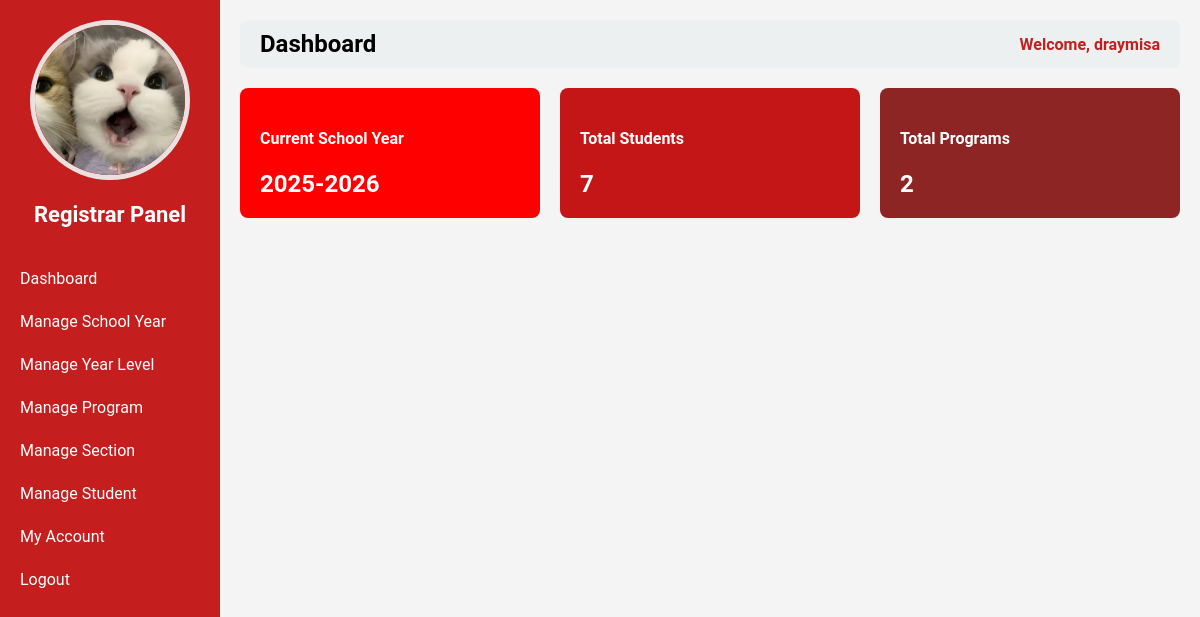
/registrar.php (signed in), run on an earlier commit of the app's database.
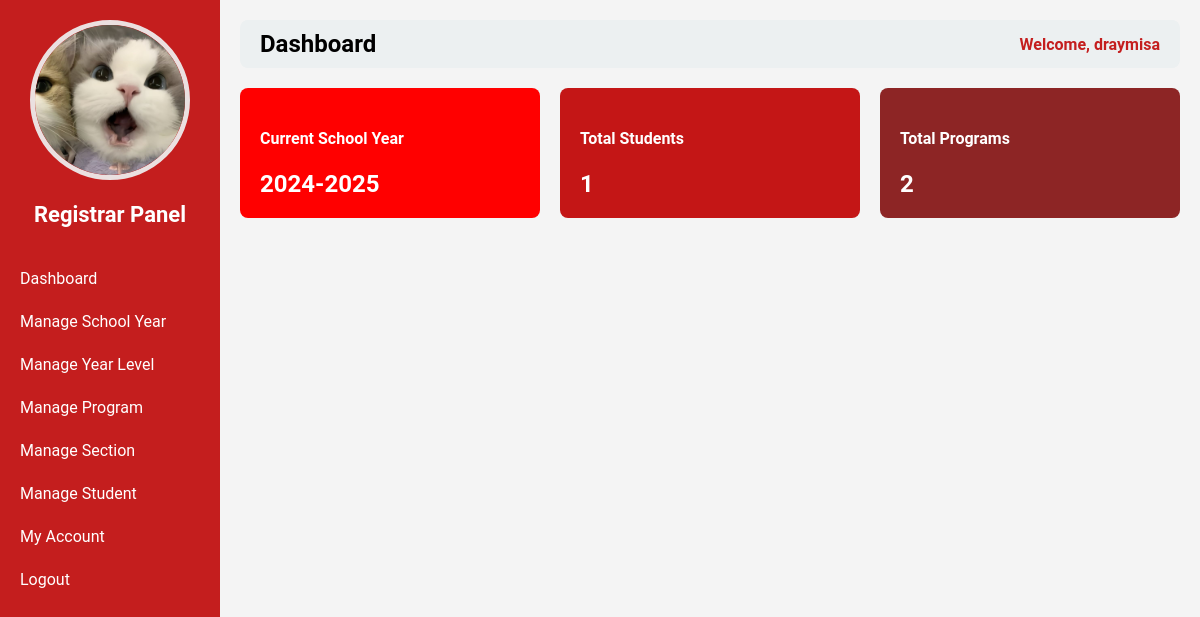
And on a later commit of the database.
### tables this page shows
CREATE TABLE `school_years` (
  `id` int(11) NOT NULL,
  `school_year` varchar(50) NOT NULL,
  `is_current` tinyint(1) DEFAULT 0
);

### registrar.php (the view, shortened to what this page needs)
<?php
require 'db_connect.php';
$id = $_SESSION['user_id'];
$stmt = $pdo->prepare("SELECT * FROM users WHERE id=?");
$stmt->execute([$id]);
$user = $stmt->fetch(PDO::FETCH_ASSOC);
$page = isset($_GET['page']) ? $_GET['page'] : 'dashboard';
?>
<!DOCTYPE html>
<html>
<head>
</head>
<body>
<div class="sidebar">
    <div class="column profile-photo">
        <?php if (!empty($user['img'])): ?>
            <img src="<?php echo htmlspecialchars($user['img']); ?>" alt="Profile Image">
        <?php else: ?>
            <img src="default.png" alt="Profile Image">
        <?php endif; ?>
    </div>
    <h2>Registrar Panel</h2>
    <a href="?page=dashboard">Dashboard</a>
    <a href="?page=manage_school_year">Manage School Year</a>
    <a href="?page=manage_year_level">Manage Year Level</a>
    <a href="?page=manage_program">Manage Program</a>
    <a href="?page=manage_section">Manage Section</a>
    <a href="?page=manage_student">Manage Student</a>
    <a href="?page=my_account">My Account</a>
    <a href="logout.php">Logout</a>
</div>
<div class="main-content">
    <div class="header">
        <h2><?php echo ucfirst(str_replace('_',' ', $page)); ?></h2>
        <span>Welcome, <?php echo $_SESSION['username']; ?></span>
    </div>
    <div class="content" style="margin-top:20px;">
        <?php
        $pageFile = "registrar_pages/{$page}.php";
        if (file_exists($pageFile)) {
            include $pageFile;
        } else {
            echo "<p>Page not found.</p>";
        }
        ?>
    </div>
</div>
</body>
</html>

### registrar_pages/dashboard.php (shortened to what this page needs)
<?php
require __DIR__ . '/../db_connect.php';
$current_sy_row = $pdo->query("SELECT * FROM school_years WHERE is_current = 1 LIMIT 1")->fetch(PDO::FETCH_ASSOC);
if ($current_sy_row) {
    $current_sy_id = $current_sy_row['id'];
    $current_school_year = $current_sy_row['school_year'];
} else {
    $current_sy_row = $pdo->query("SELECT * FROM school_years ORDER BY id DESC LIMIT 1")->fetch(PDO::FETCH_ASSOC);
    $current_sy_id = $current_sy_row ? $current_sy_row['id'] : null;
    $current_school_year = $current_sy_row ? $current_sy_row['school_year'] : "None";
}
if ($current_sy_id) {
    $stmt = $pdo->prepare("SELECT COUNT(*) FROM students WHERE school_year_id = ?");
    $stmt->execute([$current_sy_id]);
    $total_students = $stmt->fetchColumn();
} else {
    $total_students = $pdo->query("SELECT COUNT(*) FROM students")->fetchColumn();
}
$total_programs = $pdo->query("SELECT COUNT(*) FROM programs")->fetchColumn();
?>
<div class="stats-container">
    <div class="stat-box box-red">
        <h4>Current School Year</h4>
        <p class="stat-value"><?= htmlspecialchars($current_school_year) ?></p>
    </div>
    <div class="stat-box box-dark-red">
        <h4>Total Students</h4>
        <p class="stat-value"><?= $total_students ?></p>
    </div>
    <div class="stat-box box-light-red">
        <h4>Total Programs</h4>
        <p class="stat-value"><?= $total_programs ?></p>
    </div>
</div>

What changed in the data, as far as the page shows it:
no longer on this page (row edited): school_years: school_year "2025-2026"
now on this page (row edited): school_years: school_year "2024-2025"
Also different on the page:
$total_students: "7" → "1"
